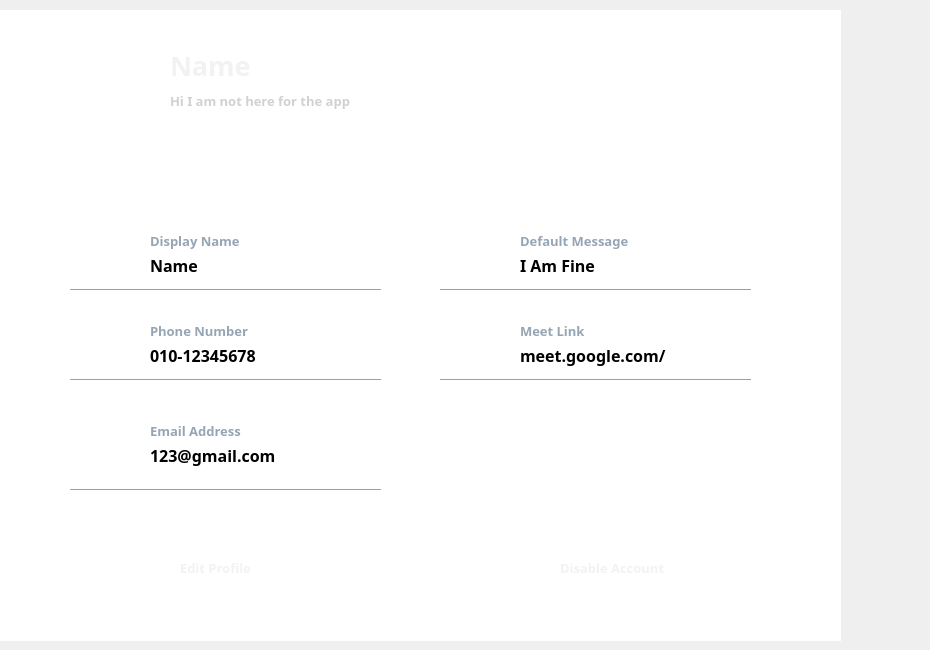
        <widget class="QWidget" name="Profilepage">
         <widget class="QLabel" name="avatar_2">
          <property name="geometry">
           <rect>
            <x>30</x>
            <y>20</y>
            <width>131</width>
            <height>131</height>
           </rect>
          </property>
          <property name="text">
           <string>&lt;html&gt;&lt;head/&gt;&lt;body&gt;&lt;p&gt;&lt;img src=&quot;:/User/User/Avatar.png&quot; height=&quot;130&quot; weight=&quot;130&quot;/&gt;&lt;/p&gt;&lt;/body&gt;&lt;/html&gt;</string>
          </property>
         </widget>
         <widget class="QLabel" name="background_2">
          <property name="geometry">
           <rect>
            <x>0</x>
            <y>10</y>
            <width>841</width>
            <height>631</height>
           </rect>
          </property>
          <property name="styleSheet">
           <string notr="true">background-color: rgb(255, 255, 255);</string>
          </property>
          <property name="text">
           <string/>
          </property>
         </widget>
         <widget class="QLabel" name="Style_2">
          <property name="geometry">
           <rect>
            <x>-50</x>
            <y>-30</y>
            <width>921</width>
            <height>261</height>
           </rect>
          </property>
          <property name="text">
           <string>&lt;html&gt;&lt;head/&gt;&lt;body&gt;&lt;p&gt;&lt;img src=&quot;:/User/User/Style1.png&quot;width=&quot;1000&quot; height=&quot;200&quot;/&gt;&lt;/p&gt;&lt;/body&gt;&lt;/html&gt;</string>
          </property>
         </widget>
         <widget class="QLabel" name="caption_2">
          <property name="geometry">
           <rect>
            <x>170</x>
            <y>90</y>
            <width>511</width>
            <height>21</height>
           </rect>
          </property>
          <property name="font">
           <font>
            <family>Bahnschrift SemiBold</family>
            <pointsize>10</pointsize>
            <weight>75</weight>
            <bold>true</bold>
           </font>
          </property>
          <property name="styleSheet">
           <string notr="true">color: rgb(209, 209, 209);</string>
          </property>
          <property name="text">
           <string>Hi I am not here for the app</string>
          </property>
         </widget>
         <widget class="QLabel" name="name_2">
          <property name="geometry">
           <rect>
            <x>170</x>
            <y>40</y>
            <width>501</width>
            <height>51</height>
           </rect>
          </property>
          <property name="font">
           <font>
            <family>Bahnschrift SemiBold</family>
            <pointsize>20</pointsize>
            <weight>75</weight>
            <bold>true</bold>
           </font>
          </property>
          <property name="styleSheet">
           <string notr="true">color: rgb(242, 242, 242);</string>
          </property>
          <property name="text">
           <string>Name</string>
          </property>
         </widget>
         <widget class="QPushButton" name="otherBtn">
          <property name="geometry">
           <rect>
            <x>760</x>
            <y>30</y>
            <width>51</width>
            <height>51</height>
           </rect>
          </property>
          <property name="text">
           <string/>
          </property>
          <property name="icon">
           <iconset resource="images_and_icons/SignInRegPage.qrc">
            <normaloff>:/User/User/menu.png</normaloff>:/User/User/menu.png</iconset>
          </property>
          <property name="iconSize">
           <size>
            <width>40</width>
            <height>40</height>
           </size>
          </property>
          <property name="flat">
           <bool>true</bool>
          </property>
         </widget>
         <widget class="QPushButton" name="editBtn">
          <property name="geometry">
           <rect>
            <x>90</x>
            <y>540</y>
            <width>271</width>
            <height>61</height>
           </rect>
          </property>
          <property name="text">
           <string/>
          </property>
          <property name="icon">
           <iconset resource="images_and_icons/SignInRegPage.qrc">
            <normaloff>:/User/User/btn2.png</normaloff>:/User/User/btn2.png</iconset>
          </property>
          <property name="iconSize">
           <size>
            <width>250</width>
            <height>300</height>
           </size>
          </property>
          <property name="flat">
           <bool>true</bool>
          </property>
         </widget>
         <widget class="QPushButton" name="deleteBtn">
          <property name="geometry">
           <rect>
            <x>480</x>
            <y>540</y>
            <width>271</width>
            <height>61</height>
           </rect>
          </property>
          <property name="text">
           <string/>
          </property>
          <property name="icon">
           <iconset resource="images_and_icons/SignInRegPage.qrc">
            <normaloff>:/User/User/btn1.png</normaloff>:/User/User/btn1.png</iconset>
          </property>
          <property name="iconSize">
           <size>
            <width>250</width>
            <height>300</height>
           </size>
          </property>
          <property name="flat">
           <bool>true</bool>
          </property>
         </widget>
         <widget class="QLabel" name="editBtnTitle">
          <property name="geometry">
           <rect>
            <x>180</x>
            <y>560</y>
            <width>91</width>
            <height>16</height>
           </rect>
          </property>
          <property name="font">
           <font>
            <family>Bahnschrift SemiBold</family>
            <pointsize>10</pointsize>
            <weight>75</weight>
            <bold>true</bold>
           </font>
          </property>
          <property name="styleSheet">
           <string notr="true">color: rgb(242, 242, 242);</string>
          </property>
          <property name="text">
           <string>Edit Profile</string>
          </property>
         </widget>
         <widget class="QLabel" name="deleteBtnTitle">
          <property name="geometry">
           <rect>
            <x>560</x>
            <y>560</y>
            <width>131</width>
            <height>16</height>
           </rect>
          </property>
          <property name="font">
           <font>
            <family>Bahnschrift SemiBold</family>
            <pointsize>10</pointsize>
            <weight>75</weight>
            <bold>true</bold>
           </font>
          </property>
          <property name="styleSheet">
           <string notr="true">color: rgb(242, 242, 242);</string>
          </property>
          <property name="text">
           <string>Disable Account</string>
          </property>
         </widget>
         <widget class="QLabel" name="nameLogo">
          <property name="geometry">
           <rect>
            <x>70</x>
            <y>220</y>
            <width>71</width>
            <height>61</height>
           </rect>
          </property>
          <property name="text">
           <string>&lt;html&gt;&lt;head/&gt;&lt;body&gt;&lt;p&gt;&lt;img src=&quot;:/User/User/nametag.png&quot; width=&quot;65&quot; height=&quot;65&quot;/&gt;&lt;/p&gt;&lt;/body&gt;&lt;/html&gt;</string>
          </property>
         </widget>
         <widget class="QLabel" name="phoneLogo">
          <property name="geometry">
           <rect>
            <x>70</x>
            <y>310</y>
            <width>71</width>
            <height>71</height>
           </rect>
          </property>
          <property name="text">
           <string>&lt;html&gt;&lt;head/&gt;&lt;body&gt;&lt;p&gt;&lt;img src=&quot;:/User/User/phone.png&quot;width=&quot;65&quot; height=&quot;65&quot;/&gt;&lt;/p&gt;&lt;/body&gt;&lt;/html&gt;</string>
          </property>
         </widget>
         <widget class="QLabel" name="mailLogo">
          <property name="geometry">
           <rect>
            <x>70</x>
            <y>410</y>
            <width>71</width>
            <height>71</height>
           </rect>
          </property>
          <property name="text">
           <string>&lt;html&gt;&lt;head/&gt;&lt;body&gt;&lt;p&gt;&lt;img src=&quot;:/User/User/mail.png&quot;width=&quot;65&quot; height=&quot;65&quot;/&gt;&lt;/p&gt;&lt;/body&gt;&lt;/html&gt;</string>
          </property>
         </widget>
         <widget class="QLabel" name="defaultMessageLogo">
          <property name="geometry">
           <rect>
            <x>440</x>
            <y>220</y>
            <width>71</width>
            <height>61</height>
           </rect>
          </property>
          <property name="text">
           <string>&lt;html&gt;&lt;head/&gt;&lt;body&gt;&lt;p&gt;&lt;img src=&quot;:/User/User/nametag.png&quot; width=&quot;65&quot; height=&quot;65&quot;/&gt;&lt;/p&gt;&lt;/body&gt;&lt;/html&gt;</string>
          </property>
         </widget>
         <widget class="QLabel" name="meetLinkLogo_">
          <property name="geometry">
           <rect>
            <x>440</x>
            <y>310</y>
            <width>71</width>
            <height>61</height>
           </rect>
          </property>
          <property name="text">
           <string>&lt;html&gt;&lt;head/&gt;&lt;body&gt;&lt;p&gt;&lt;img src=&quot;:/User/User/nametag.png&quot; width=&quot;65&quot; height=&quot;65&quot;/&gt;&lt;/p&gt;&lt;/body&gt;&lt;/html&gt;</string>
          </property>
         </widget>
         <widget class="Line" name="line_9">
          <property name="geometry">
           <rect>
            <x>70</x>
            <y>280</y>
            <width>311</width>
            <height>20</height>
           </rect>
          </property>
          <property name="styleSheet">
           <string notr="true">color: rgb(167, 165, 165);</string>
          </property>
          <property name="orientation">
           <enum>Qt::Horizontal</enum>
          </property>
         </widget>
         <widget class="Line" name="line_10">
          <property name="geometry">
           <rect>
            <x>440</x>
            <y>280</y>
            <width>311</width>
            <height>20</height>
           </rect>
          </property>
          <property name="styleSheet">
           <string notr="true">color: rgb(167, 165, 165);</string>
          </property>
          <property name="orientation">
           <enum>Qt::Horizontal</enum>
          </property>
         </widget>
         <widget class="Line" name="line_11">
          <property name="geometry">
           <rect>
            <x>70</x>
            <y>370</y>
            <width>311</width>
            <height>20</height>
           </rect>
          </property>
          <property name="styleSheet">
           <string notr="true">color: rgb(167, 165, 165);</string>
          </property>
          <property name="orientation">
           <enum>Qt::Horizontal</enum>
          </property>
         </widget>
         <widget class="Line" name="line_12">
          <property name="geometry">
           <rect>
            <x>440</x>
            <y>370</y>
            <width>311</width>
            <height>20</height>
           </rect>
          </property>
          <property name="styleSheet">
           <string notr="true">color: rgb(167, 165, 165);</string>
          </property>
          <property name="orientation">
           <enum>Qt::Horizontal</enum>
          </property>
         </widget>
         <widget class="Line" name="line_13">
          <property name="geometry">
           <rect>
            <x>70</x>
            <y>480</y>
            <width>311</width>
            <height>20</height>
           </rect>
          </property>
          <property name="styleSheet">
           <string notr="true">color: rgb(167, 165, 165);</string>
          </property>
          <property name="orientation">
           <enum>Qt::Horizontal</enum>
          </property>
         </widget>
         <widget class="QLabel" name="nameTitle">
          <property name="geometry">
           <rect>
            <x>150</x>
            <y>230</y>
            <width>111</width>
            <height>21</height>
           </rect>
          </property>
          <property name="font">
           <font>
            <family>Bahnschrift SemiBold</family>
            <pointsize>10</pointsize>
            <weight>75</weight>
            <bold>true</bold>
           </font>
          </property>
          <property name="styleSheet">
           <string notr="true">color: rgb(149, 165, 180);</string>
          </property>
          <property name="text">
           <string>Display Name</string>
          </property>
         </widget>
         <widget class="QLabel" name="defaultMessageTitle">
          <property name="geometry">
           <rect>
            <x>520</x>
            <y>230</y>
            <width>131</width>
            <height>21</height>
           </rect>
          </property>
          <property name="font">
           <font>
            <family>Bahnschrift SemiBold</family>
            <pointsize>10</pointsize>
            <weight>75</weight>
            <bold>true</bold>
           </font>
          </property>
          <property name="styleSheet">
           <string notr="true">color: rgb(149, 165, 180);</string>
          </property>
          <property name="text">
           <string>Default Message</string>
          </property>
         </widget>
         <widget class="QLabel" name="phoneTitle">
          <property name="geometry">
           <rect>
            <x>150</x>
            <y>320</y>
            <width>121</width>
            <height>21</height>
           </rect>
          </property>
          <property name="font">
           <font>
            <family>Bahnschrift SemiBold</family>
            <pointsize>10</pointsize>
            <weight>75</weight>
            <bold>true</bold>
           </font>
          </property>
          <property name="styleSheet">
           <string notr="true">color: rgb(149, 165, 180);</string>
          </property>
          <property name="text">
           <string>Phone Number</string>
          </property>
         </widget>
         <widget class="QLabel" name="meetLinkTitle">
          <property name="geometry">
           <rect>
            <x>520</x>
            <y>320</y>
            <width>121</width>
            <height>21</height>
           </rect>
          </property>
          <property name="font">
           <font>
            <family>Bahnschrift SemiBold</family>
            <pointsize>10</pointsize>
            <weight>75</weight>
            <bold>true</bold>
           </font>
          </property>
          <property name="styleSheet">
           <string notr="true">color: rgb(149, 165, 180);</string>
          </property>
          <property name="text">
           <string>Meet Link</string>
          </property>
         </widget>
         <widget class="QLabel" name="mailTitle">
          <property name="geometry">
           <rect>
            <x>150</x>
            <y>420</y>
            <width>121</width>
            <height>21</height>
           </rect>
          </property>
          <property name="font">
           <font>
            <family>Bahnschrift SemiBold</family>
            <pointsize>10</pointsize>
            <weight>75</weight>
            <bold>true</bold>
           </font>
          </property>
          <property name="styleSheet">
           <string notr="true">color: rgb(149, 165, 180);</string>
          </property>
          <property name="text">
           <string>Email Address</string>
          </property>
         </widget>
         <widget class="QLabel" name="phone">
          <property name="geometry">
           <rect>
            <x>150</x>
            <y>340</y>
            <width>231</width>
            <height>31</height>
           </rect>
          </property>
          <property name="font">
           <font>
            <family>Bahnschrift SemiBold</family>
            <pointsize>12</pointsize>
            <weight>75</weight>
            <bold>true</bold>
           </font>
          </property>
          <property name="text">
           <string>010-12345678</string>
          </property>
         </widget>
         <widget class="QLabel" name="defaultMessage">
          <property name="geometry">
           <rect>
            <x>520</x>
            <y>250</y>
            <width>231</width>
            <height>31</height>
           </rect>
          </property>
          <property name="font">
           <font>
            <family>Bahnschrift SemiBold</family>
            <pointsize>12</pointsize>
            <weight>75</weight>
            <bold>true</bold>
           </font>
          </property>
          <property name="text">
           <string>I Am Fine</string>
          </property>
         </widget>
         <widget class="QLabel" name="name_3">
          <property name="geometry">
           <rect>
            <x>150</x>
            <y>250</y>
            <width>231</width>
            <height>31</height>
           </rect>
          </property>
          <property name="font">
           <font>
            <family>Bahnschrift SemiBold</family>
            <pointsize>12</pointsize>
            <weight>75</weight>
            <bold>true</bold>
           </font>
          </property>
          <property name="text">
           <string>Name</string>
          </property>
         </widget>
         <widget class="QLabel" name="meetlink">
          <property name="geometry">
           <rect>
            <x>520</x>
            <y>340</y>
            <width>231</width>
            <height>31</height>
           </rect>
          </property>
          <property name="font">
           <font>
            <family>Bahnschrift SemiBold</family>
            <pointsize>12</pointsize>
            <weight>75</weight>
            <bold>true</bold>
           </font>
          </property>
          <property name="text">
           <string>meet.google.com/</string>
          </property>
         </widget>
         <widget class="QLabel" name="mail">
          <property name="geometry">
           <rect>
            <x>150</x>
            <y>440</y>
            <width>231</width>
            <height>31</height>
           </rect>
          </property>
          <property name="font">
           <font>
            <family>Bahnschrift SemiBold</family>
            <pointsize>12</pointsize>
            <weight>75</weight>
            <bold>true</bold>
           </font>
          </property>
          <property name="text">
           <string>123@gmail.com</string>
          </property>
         </widget>
         <zorder>background_2</zorder>
         <zorder>Style_2</zorder>
         <zorder>avatar_2</zorder>
         <zorder>caption_2</zorder>
         <zorder>name_2</zorder>
         <zorder>otherBtn</zorder>
         <zorder>editBtn</zorder>
         <zorder>deleteBtn</zorder>
         <zorder>editBtnTitle</zorder>
         <zorder>deleteBtnTitle</zorder>
         <zorder>nameLogo</zorder>
         <zorder>phoneLogo</zorder>
         <zorder>mailLogo</zorder>
         <zorder>defaultMessageLogo</zorder>
         <zorder>meetLinkLogo_</zorder>
         <zorder>line_9</zorder>
         <zorder>line_10</zorder>
         <zorder>line_11</zorder>
         <zorder>line_12</zorder>
         <zorder>line_13</zorder>
         <zorder>nameTitle</zorder>
         <zorder>defaultMessageTitle</zorder>
         <zorder>phoneTitle</zorder>
         <zorder>meetLinkTitle</zorder>
         <zorder>mailTitle</zorder>
         <zorder>phone</zorder>
         <zorder>defaultMessage</zorder>
         <zorder>name_3</zorder>
         <zorder>meetlink</zorder>
         <zorder>mail</zorder>
        </widget>
